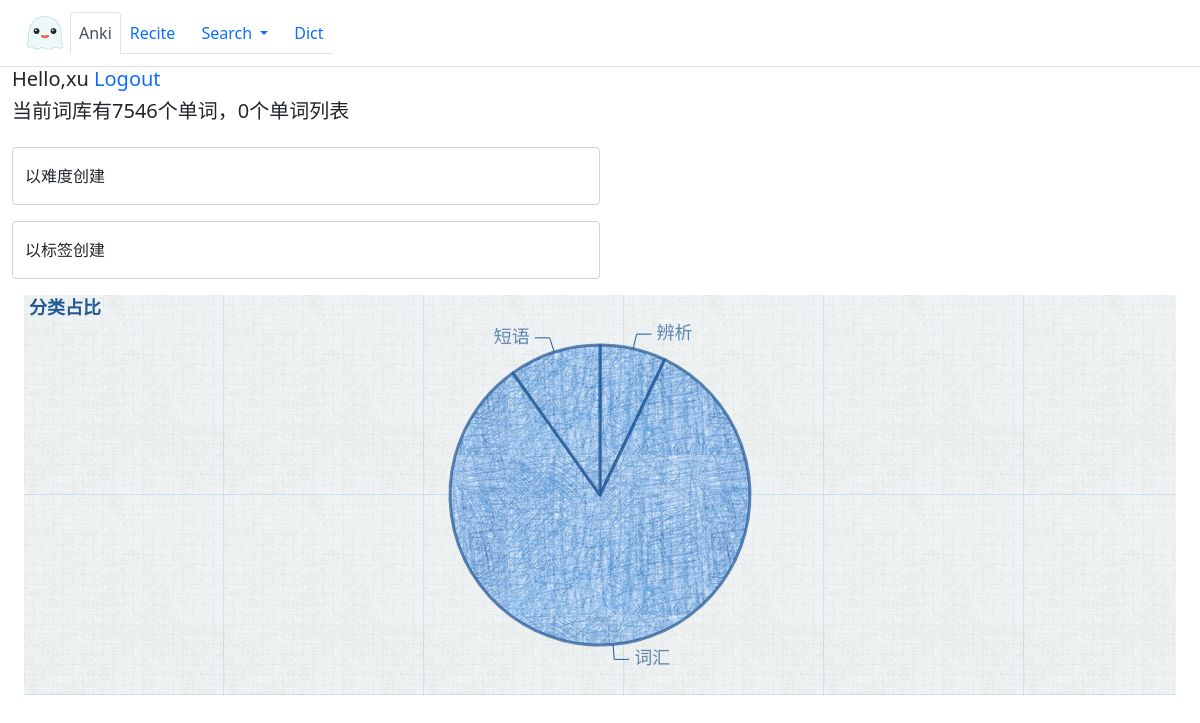
/flashcards/ (signed in), run on an earlier commit of the app's database.
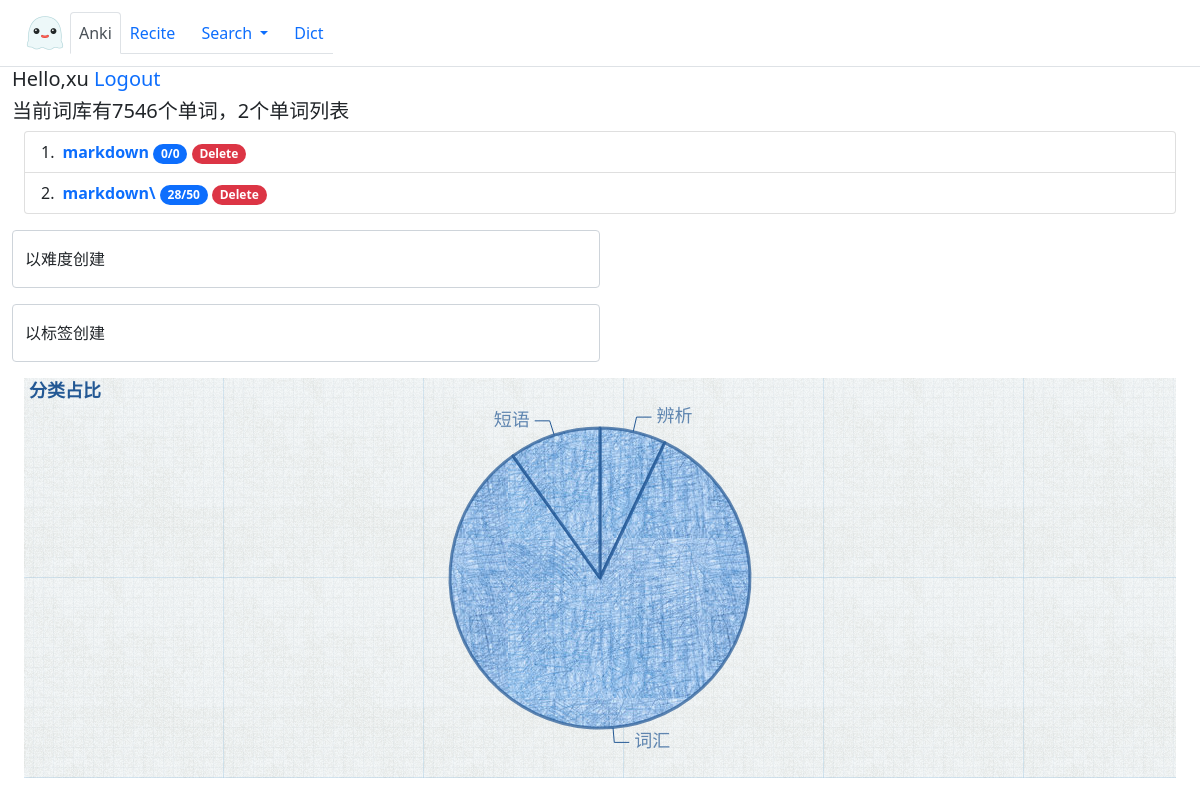
And on a later commit of the database.
### flashcards/models.py (models this page shows, shortened)
class WordList(models.Model):
    owner = models.ForeignKey(User, models.CASCADE, related_name='owner')
    name = models.CharField(max_length=20, blank=False)
    wordlist = models.CharField(max_length=20000, blank=False)
    date = models.DateTimeField(auto_now_add=True, db_index=True)
    progress = models.PositiveIntegerField(blank=False, default=0)
    len_list = models.PositiveIntegerField(blank=False, default=50)
    class Meta:
        ordering = ('date',)

### flashcards/views.py (the view)
# urls.py: path('', index, name='dashboard'),
@login_required
def index(request):
    cards = Card.objects.all()
    form = SearchForm()
    type_proportion = {
        'cihui': len(Card.objects.filter(group__startswith='词汇')),
        'duanyu': len(Card.objects.filter(group__startswith='短语')),
        'bianxi': len(Card.objects.filter(group__startswith='辨析'))
    }
    wordlists = request.user.owner.all()
    return render(request, 'flashcards/anki.html',
                  {'len': len(cards),
                   'type_proportion': type_proportion,
                   'lenlist': len(WordList.objects.all()),
                   'form': form,
                   'wordlists': wordlists},
                  )

### flashcards/forms.py
class SearchForm(forms.Form):
    query = forms.CharField()

### flashcards/templates/flashcards/anki.html (shortened to what this page needs)
{% extends "flashcards/base.html" %}
{% load static %}
{% load flashcards_tags %}
{% block Anki %} active{% endblock %}
{% block content %}
    <h6 class="lead h6">Hello,{{ request.user }} <a href="{% url 'account:logout' %}">Logout</a></h6>
    <h6 class="lead h6">当前词库有{{ len }}个单词，{{ lenlist }}个单词列表</h6>
    <div class="container-fluid">
<ol class="list-group list-group-numbered">
   {% for wordlist in wordlists %}
  <li class="list-group-item d-flex justify-content-between align-items-start">
    <div class="ms-2 me-auto" >
        <div class="fw-bold"><a class='link' href="{% if wordlist.progress != wordlist.len_list %}{% url 'flashcards:recite_wordlist' wordlist.id wordlist.progress 0 %}{% else %}{% url 'flashcards:recite_wordlist' wordlist.id 0 0 %}{% endif %}">{{ wordlist.name }}</a>
        <span class="badge rounded-pill bg-primary">{{ wordlist.progress }}/{{ wordlist.len_list }}</span>
        <span class="badge rounded-pill bg-danger" onClick="location.href='{% url 'flashcards:delete_wordlist' wordlist.id %}'">Delete</span>
        </div>
    </div>
  </li>
    {% endfor %}
</ol>
    </div>
<form  id = 'form1' class="align-items-center col-6 " method="get" action="{% url 'flashcards:create_list' %}">
<div class="form-floating mb-3 mt-3">
  <input type="text" class="form-control" id="floatingInput" placeholder="list" name="query">
  <label for="floatingInput">以难度创建</label>
</div>
</form>
<form  id = 'form2' class="align-items-center col-6 " method="get" action="{% url 'flashcards:create_list' %}">
<div class="form-floating mb-3">
  <input type="text" class="form-control" id="floatingInput2" placeholder="list" name="query">
  <label for="floatingInput2">以标签创建</label>
</div>
</form>
    <div class="container-fluid">
    <div id="main" style="width: 100%;height:400px;"></div>
    </div>
{% endblock %}

### flashcards/templates/flashcards/base.html (shortened to what this page needs)
{% load static %}
{% load flashcards_tags %}
<!doctype html>
<html lang="zh-CN">
  <head>
    <link href="{% static "bootstrap.css" %}" rel="stylesheet">
  </head>
  <body>
    <header class="p-2 border-bottom">
    <div class="container-fluid">
      <div class="p-0 d-flex flex-wrap align-items-center">
        <a href="{% url "flashcards:dashboard" %}" class="d-flex align-items-center mb-2 mb-lg-0 text-dark text-decoration-none">
          <img src="{% static '/img/fuyou.png' %}" class="img-fluid" height="50px" width="50px" alt="fail to load">
        </a>
        <ul class="nav nav-tabs">
          <li class="nav-item">
            <a class="p-2 nav-link {% block Anki %}{% endblock %}"  href="{% url "flashcards:dashboard" %}" >Anki</a>
          </li>
          <li class="nav-item ">
            <a class="p-2 nav-link {% block Recite %}{% endblock %}" href={% url 'flashcards:next'%}>Recite</a>
          </li>
        <li class="nav-item dropdown">
          <a {% block Search %}{% endblock %} class="nav-link dropdown-toggle" href="#" id="navbarDropdownMenuLink" role="button" data-bs-toggle="dropdown" aria-expanded="false">
            Search
          </a>
        </li>
          <li class="nav-item">
            <a class="p-2 nav-link{% block Dict %}{% endblock %}" href={% url 'flashcards:dict'%}  >Dict</a>
          </li>
        </ul>
        </div>
      </div>
  </header>
    <div class="container-fluid" id="content">
      {% block content %}
      {% endblock %}
    </div>
  </body>
</html>

### flashcards/templates/flashcards/anki.html (style rules this page uses)
a { text-decoration: none; }

What changed in the data, as far as the page shows it:
added WordList: name "markdown", progress "0", len_list "0"
added WordList: name "markdown\\", progress "28", len_list "50"
Also different on the page:
{{ lenlist }}: "0" → "2"
